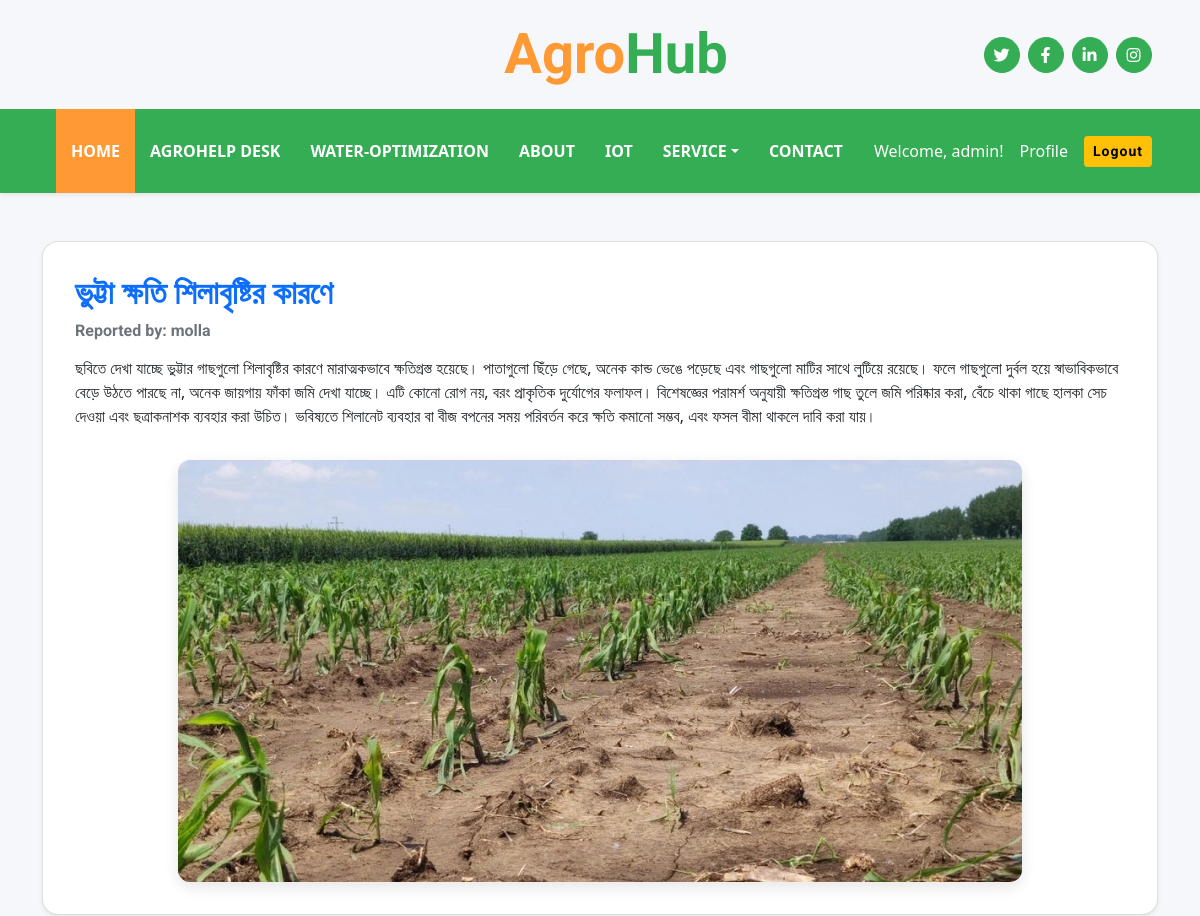
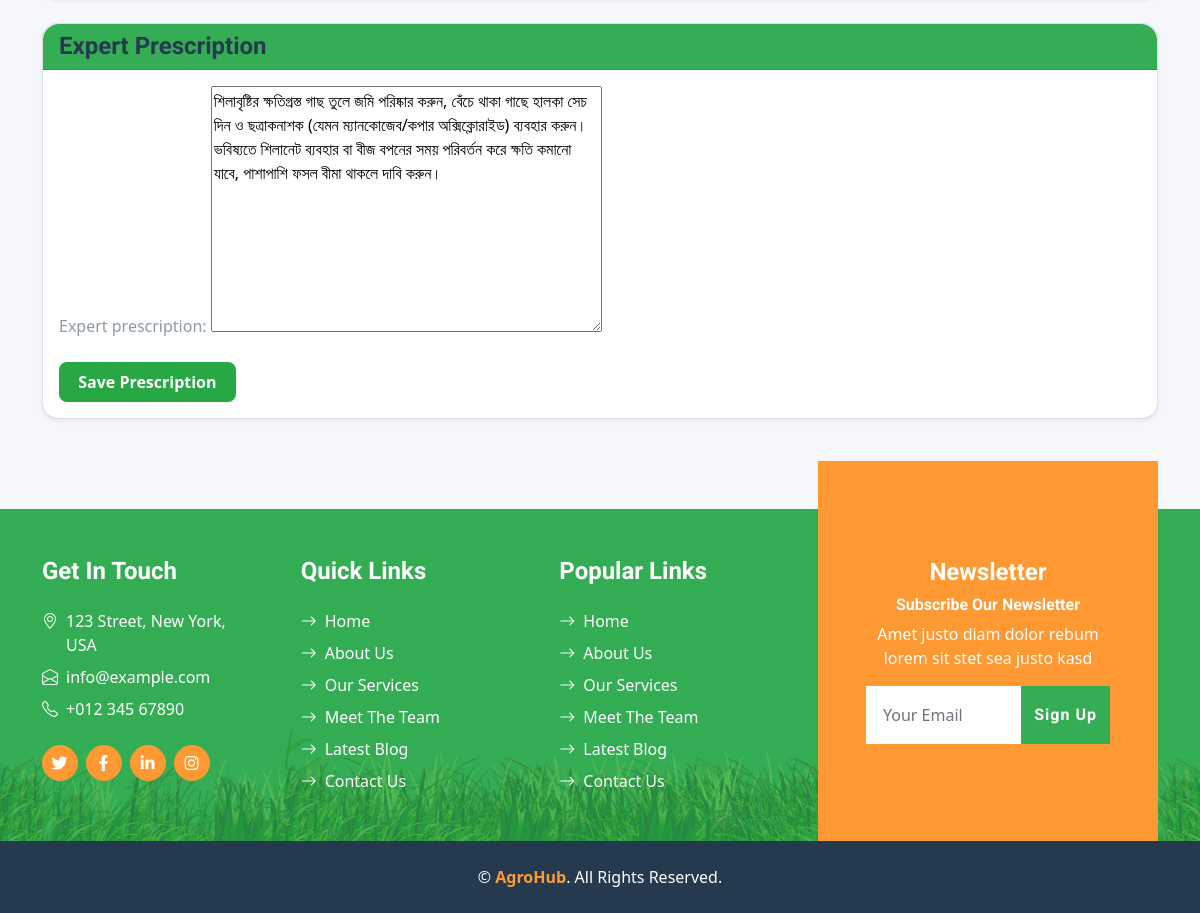
Screenshot of /Agro-Rx/issues/1/ (signed in) with the database file from the repository (2 pictures, top to bottom).
### AgroRx/models.py (models this page shows, shortened)
class Issue(models.Model):
    farmer = models.ForeignKey(User, on_delete=models.CASCADE, related_name="issues")
    title = models.CharField(max_length=200)
    description = models.TextField(blank=True)
    image = models.ImageField(upload_to="issues/images/")
    created_at = models.DateTimeField(auto_now_add=True)
    ai_suggestion = models.TextField(blank=True, null=True)
    expert_prescription = models.TextField(blank=True, null=True)
    status = models.CharField(max_length=30, default="pending")

### AgroRx/views.py (the view)
# urls.py: path('issues/<int:pk>/', views.issue_detail, name='issue_detail'),
@login_required
def issue_detail(request, pk):
    issue = get_object_or_404(Issue, pk=pk)
    if request.method == 'POST':
        form = ExpertPrescriptionForm(request.POST, instance=issue)
        if form.is_valid():
            obj = form.save(commit=False)
            obj.status = "solved"  # automatically update status
            obj.save()
            return redirect('AgroRx:issue_list')
    else:
        form = ExpertPrescriptionForm(instance=issue)
    return render(request, 'issues/issue_detail.html', {'issue': issue, 'form': form})

### AgroRx/forms.py
class ExpertPrescriptionForm(forms.ModelForm):
    class Meta:
        model = Issue
        fields = ['expert_prescription']

### AgroRx/templates/issues/issue_detail.html (shortened to what this page needs)
{% extends 'based.html' %}
{% load static %}
{% block body %}
<div class="container my-5">
    <div class="card shadow-sm mb-4 issue-card p-3">
        <div class="card-body">
            <h2 class="card-title">{{ issue.title }}</h2>
            <h6 class="text-muted">Reported by: {{ issue.farmer.username }}</h6>
            <p class="card-text mt-3">{{ issue.description }}</p>
            {% if issue.image %}
                <div class="text-center">
                    <img src="{{ issue.image.url }}" alt="Issue Image">
                </div>
            {% endif %}
        </div>
    </div>
    <div class="card shadow-sm prescription-card">
        <div class="card-header bg-primary text-white">
            <h4 class="mb-0">Expert Prescription</h4>
        </div>
        <div class="card-body">
            <form method="post">
                {{ form.as_p }}
                <button type="submit" class="btn-submit mt-2">Save Prescription</button>
            </form>
        </div>
    </div>
</div>
{% endblock %}

### templates/based.html (shortened to what this page needs)
<!DOCTYPE html>
<html lang="en">
  {% load static %}
  <head>
    <link
      href="https://cdnjs.cloudflare.com/ajax/libs/font-awesome/5.15.0/css/all.min.css"
      rel="stylesheet"
    />
    <link
      href="https://cdn.jsdelivr.net/npm/bootstrap-icons@1.4.1/font/bootstrap-icons.css"
      rel="stylesheet"
    />
    <link
      href="{% static 'lib/owlcarousel/assets/owl.carousel.min.css' %}"
      rel="stylesheet"
    />
    <link href="{% static 'css/bootstrap.min.css' %}" rel="stylesheet" />
    <link href="{% static '/css/style.css' %}" rel="stylesheet" />
  </head>
  <body>
    <div class="container-fluid px-5 d-none d-lg-block">
      <div class="row gx-5 py-3 align-items-center">
        <div class="col-lg-6">
          <div class="d-flex align-items-center justify-content-center">
            <a href="index.html" class="navbar-brand ms-lg-5">
              <h1 class="m-0 display-4 text-primary">
                <span class="text-secondary">Agro</span>Hub
              </h1>
            </a>
          </div>
        </div>
        <div class="col-lg-3">
          <div class="d-flex align-items-center justify-content-end">
            <a class="btn btn-primary btn-square rounded-circle me-2" href="#"
              ><i class="fab fa-twitter"></i
            ></a>
            <a class="btn btn-primary btn-square rounded-circle me-2" href="#"
              ><i class="fab fa-facebook-f"></i
            ></a>
            <a class="btn btn-primary btn-square rounded-circle me-2" href="#"
              ><i class="fab fa-linkedin-in"></i
            ></a>
            <a class="btn btn-primary btn-square rounded-circle" href="#"
              ><i class="fab fa-instagram"></i
            ></a>
          </div>
        </div>
      </div>
    </div>
    <nav
      class="navbar navbar-expand-lg bg-primary navbar-dark shadow-sm py-3 py-lg-0 px-3 px-lg-5"
    >
      <div class="collapse navbar-collapse" id="navbarCollapse">
        <div class="navbar-nav mx-auto py-0">
          <a href="{% url 'index' %}" class="nav-item nav-link active">Home</a>
           <a href="{% url 'AgroRx:report_issue' %}" class="nav-item nav-link">AgroHelp Desk</a>
          <a href="{% url 'irrigation' %}" class="nav-item nav-link">Water-Optimization</a>
          <a href="{% url 'about' %}" class="nav-item nav-link">About</a>
          <a href="{% url 'iot' %}" class="nav-item nav-link">IoT</a>
          <div class="nav-item dropdown">
            <a
              href="#"
              class="nav-link dropdown-toggle"
              data-bs-toggle="dropdown"
              >Service</a
            >
          </div>
          <a href="#" class="nav-item nav-link">Contact</a>
        </div>
        {% if user.is_authenticated %}
        <div class="ms-auto d-flex align-items-center">
          <p class="text-white mb-0 me-3">Welcome, {{ user.username }}!</p>
          <a class="text-white mb-0 me-3" href="{% url 'users-profile' %}" class="nav-item nav-link">Profile</a>
          <form method="POST" action="{% url 'logout' %}">
            <button type="submit" class="btn btn-warning btn-sm">Logout</button>
          </form>
        </div>
        {% endif %}
      </div>
    </nav>
    {% block body %}
    {% endblock %}
    <div class="container-fluid bg-footer bg-primary text-white mt-5">
      <div class="container">
        <div class="row gx-5">
          <div class="col-lg-8 col-md-6">
            <div class="row gx-5">
              <div class="col-lg-4 col-md-12 pt-5 mb-5">
                <h4 class="text-white mb-4">Get In Touch</h4>
                <div class="d-flex mb-2">
                  <i class="bi bi-geo-alt text-white me-2"></i>
                  <p class="text-white mb-0">123 Street, New York, USA</p>
                </div>
                <div class="d-flex mb-2">
                  <i class="bi bi-envelope-open text-white me-2"></i>
                  <p class="text-white mb-0">info@example.com</p>
                </div>
                <div class="d-flex mb-2">
                  <i class="bi bi-telephone text-white me-2"></i>
                  <p class="text-white mb-0">+012 345 67890</p>
                </div>
                <div class="d-flex mt-4">
                  <a
                    class="btn btn-secondary btn-square rounded-circle me-2"
                    href="#"
                    ><i class="fab fa-twitter"></i
                  ></a>
                  <a
                    class="btn btn-secondary btn-square rounded-circle me-2"
                    href="#"
                    ><i class="fab fa-facebook-f"></i
                  ></a>
                  <a
                    class="btn btn-secondary btn-square rounded-circle me-2"
                    href="#"
                    ><i class="fab fa-linkedin-in"></i
                  ></a>
                  <a
                    class="btn btn-secondary btn-square rounded-circle"
                    href="#"
                    ><i class="fab fa-instagram"></i
                  ></a>
                </div>
              </div>
              <div class="col-lg-4 col-md-12 pt-0 pt-lg-5 mb-5">
                <h4 class="text-white mb-4">Quick Links</h4>
                <div class="d-flex flex-column justify-content-start">
                  <a class="text-white mb-2" href="#"
                    ><i class="bi bi-arrow-right text-white me-2"></i>Home</a
                  >
                  <a class="text-white mb-2" href="#"
                    ><i class="bi bi-arrow-right text-white me-2"></i>About
                    Us</a
                  >
                  <a class="text-white mb-2" href="#"
                    ><i class="bi bi-arrow-right text-white me-2"></i>Our
                    Services</a
                  >
                  <a class="text-white mb-2" href="#"
                    ><i class="bi bi-arrow-right text-white me-2"></i>Meet The
                    Team</a
                  >
                  <a class="text-white mb-2" href="#"
                    ><i class="bi bi-arrow-right text-white me-2"></i>Latest
                    Blog</a
                  >
                  <a class="text-white" href="#"
                    ><i class="bi bi-arrow-right text-white me-2"></i>Contact
                    Us</a
                  >
                </div>
              </div>
              <div class="col-lg-4 col-md-12 pt-0 pt-lg-5 mb-5">
                <h4 class="text-white mb-4">Popular Links</h4>
                <div class="d-flex flex-column justify-content-start">
                  <a class="text-white mb-2" href="#"
                    ><i class="bi bi-arrow-right text-white me-2"></i>Home</a
                  >
                  <a class="text-white mb-2" href="#"
                    ><i class="bi bi-arrow-right text-white me-2"></i>About
                    Us</a
                  >
                  <a class="text-white mb-2" href="#"
                    ><i class="bi bi-arrow-right text-white me-2"></i>Our
                    Services</a
                  >
                  <a class="text-white mb-2" href="#"
                    ><i class="bi bi-arrow-right text-white me-2"></i>Meet The
                    Team</a
                  >
                  <a class="text-white mb-2" href="#"
                    ><i class="bi bi-arrow-right text-white me-2"></i>Latest
                    Blog</a
                  >
                  <a class="text-white" href="#"
                    ><i class="bi bi-arrow-right text-white me-2"></i>Contact
                    Us</a
                  >
                </div>
              </div>
            </div>
          </div>
          <div class="col-lg-4 col-md-6 mt-lg-n5">
            <div
              class="d-flex flex-column align-items-center justify-content-center text-center h-100 bg-secondary p-5"
            >
              <h4 class="text-white">Newsletter</h4>
              <h6 class="text-white">Subscribe Our Newsletter</h6>
              <p>Amet justo diam dolor rebum lorem sit stet sea justo kasd</p>
              <form action="">
                <div class="input-group">
                  <input
                    type="text"
                    class="form-control border-white p-3"
                    placeholder="Your Email"
                  />
                  <button class="btn btn-primary">Sign Up</button>
                </div>
              </form>
            </div>
          </div>
        </div>
      </div>
    </div>
    <div class="container-fluid bg-dark text-white py-4">
      <div class="container text-center">
        <p class="mb-0">
          &copy; <a class="text-secondary fw-bold" href="#">AgroHub</a>. All
          Rights Reserved.
        </p>
      </div>
    </div>
  </body>
</html>

### static/css/style.css (style rules this page uses)
:root { --primary: #34AD54; --secondary: #FF9933; --light: #F6FFF2; --dark: #263A4F; }
.btn { font-family: 'Roboto', sans-serif; letter-spacing: 1px; font-weight: 700; transition: .5s; }
.btn-primary, .btn-secondary { color: #FFFFFF; }
.btn-square { width: 36px; height: 36px; }
.btn-square, .btn-sm-square, .btn-lg-square { padding-left: 0; padding-right: 0; text-align: center; }
.navbar-dark .navbar-nav .nav-link { padding: 30px 15px; font-size: 16px; font-weight: 600; color: #FFFFFF; text-transform: uppercase; transition: .5s; }
.navbar-dark .navbar-nav .nav-link:hover, .navbar-dark .navbar-nav .nav-link.active { background: var(--secondary); }
.bg-footer { background: linear-gradient(rgba(52, 173, 84, .7), rgba(52, 173, 84, .7)), url(../img/footer.png) center bottom no-repeat; background-size: contain; }
@media (min-width: 991.98px) { .bg-footer { margin-top: 90px !important; } }

### AgroRx/templates/issues/issue_detail.html (style rules this page uses)
body { background: #f5f7fa; font-family: 'Segoe UI', Tahoma, Geneva, Verdana, sans-serif; }
.issue-card, .prescription-card { border-radius: 1rem; transition: transform 0.3s ease, box-shadow 0.3s ease; }
.issue-card img { border-radius: 0.75rem; max-width: 100%; height: auto; margin-top: 1rem; box-shadow: 0 5px 15px rgba(0,0,0,0.1); }
.card-title { font-weight: 700; color: #0d6efd; }
.card-text { font-size: 1rem; line-height: 1.5; color: #212529; }
.prescription-card .card-header { border-top-left-radius: 1rem; border-top-right-radius: 1rem; }
.btn-submit { border-radius: 0.5rem; padding: 0.5rem 1.2rem; font-weight: 600; background-color: #28a745; color: #fff; border: none; transition: all 0.2s ease; }
form p { margin-bottom: 1rem; }

### rows the page displays
Issue: title "ভুট্টা ক্ষতি শিলাবৃষ্টির কারণে", farmer.username "molla", description "ছবিতে দেখা যাচ্ছে ভুট্টার গাছগুলো শিলাবৃষ্টির কারণে মারাত্মকভাবে ক্ষতিগ্রস্ত হয়েছে। পাতাগুলো ছিঁড়ে গেছে, অনেক কান্ড ভেঙে পড়েছে এবং গাছগুলো মাটির সাথে লুটিয়ে রয়েছে। ফলে গাছগুলো দুর্বল হয়ে স্বাভাবিকভাবে বেড়ে উঠতে পারছে না, অনেক জায়গায় ফাঁকা জমি দেখা যাচ্ছে। এটি কোনো রোগ নয়, বরং প্রাকৃতিক দুর্যোগের ফলাফল। বিশেষজ্ঞের পরামর্শ অনুযায়ী ক্ষতিগ্রস্ত গাছ তুলে জমি পরিষ্কার করা, বেঁচে থাকা গাছে হালকা সেচ দেওয়া এবং ছত্রাকনাশক ব্যবহার করা উচিত। ভবিষ্যতে শিলানেট ব্যবহার বা বীজ বপনের সময় পরিবর্তন করে ক্ষতি কমানো সম্ভব, এবং ফসল বীমা থাকলে দাবি করা যায়।", image (picture), expert_prescription "শিলাবৃষ্টির ক্ষতিগ্রস্ত গাছ তুলে জমি পরিষ্কার করুন, বেঁচে থাকা গাছে হালকা সেচ দিন ও ছত্রাকনাশক (যেমন ম্যানকোজেব/কপার অক্সিক্লোরাইড) ব্যবহার করুন। ভবিষ্যতে শিলানেট ব্যবহার বা বীজ বপনের সময় পরিবর্তন করে ক্ষতি কমানো যাবে, পাশাপাশি ফসল বীমা থাকলে দাবি করুন।"

### other values shown
{{ user.username }} "admin"
